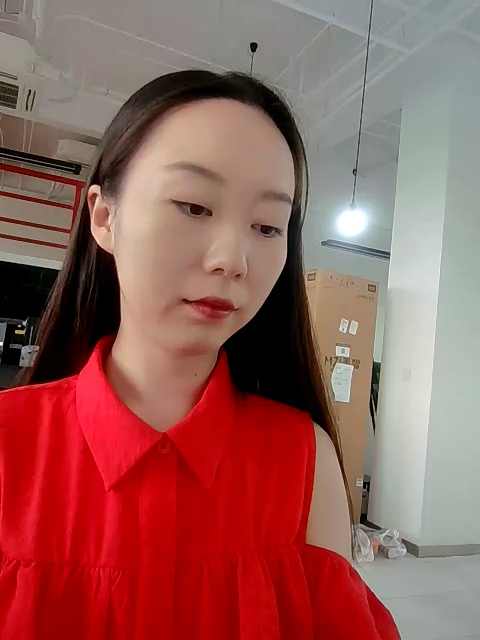
#> input picture real_face.jpg, 480 x 640 px
$ python test_liv.py   (older library calls are emulated)
#> lines starting #> are read from the running program, lines starting #| are printed output that depends on the picture
### models/anti_spoofing.py
import os
import cv2
import numpy as np

class LivenessDetector:
    def __init__(self):
        self.model_path = os.path.join(os.path.dirname(__file__), 'weights', 'MiniFASNetV2.onnx')
        self.session = None
        self.enabled = False

        try:
            import onnxruntime
            if os.path.exists(self.model_path):
                options = onnxruntime.SessionOptions()
                options.log_severity_level = 3
                self.session = onnxruntime.InferenceSession(self.model_path, options)
                self.enabled = True
                print("[INFO] Anti-Spoofing ONNX Model Loaded Successfully.")
            else:
                print(f"[WARNING] Anti-Spoofing ONNX model not found at {self.model_path}. Liveness check will be bypassed.")
        except ImportError:
            print("[WARNING] onnxruntime not installed. Liveness check bypassed.")
        except Exception as e:
            print(f"[ERROR] Failed to load Liveness model: {e}")

    def check_liveness(self, img_path):
        """
        Returns:
            is_real (bool): True if Real or if model bypassed, False if Spoof.
            score (float): Confidence score (0.0 to 1.0).
        """
        if not self.enabled:
            return True, 1.0  # Bypass if model is not set up

        try:
            img = cv2.imread(img_path)
            if img is None:
                return False, 0.0

            # MiniFASNet expects a wider context around the face (scale ~2.7x)
            face_cascade = cv2.CascadeClassifier(cv2.data.haarcascades + 'haarcascade_frontalface_default.xml')
            gray = cv2.cvtColor(img, cv2.COLOR_BGR2GRAY)
            faces = face_cascade.detectMultiScale(gray, 1.1, 4)
            if len(faces) == 0:
                print("[WARNING] No face detected by Haar Cascade. Cannot perform liveness check.")
                return "TooClose", 0.0

            # Sort faces by size (largest first) so we don't accidentally check a background face
            faces = sorted(faces, key=lambda f: f[2] * f[3], reverse=True)
            x, y, w, h = faces[0]

            # SECURITY FIX: MiniFASNet requires a 2.7x context window to see phone edges.
            # If the face is too large, the context window falls outside the camera frame,
            # and the model will falsely pass a fake image as real!
            # Max safe width is around 40-45% of the image.
            if w > img.shape[1] * 0.45:
                print(f"[WARNING] Face too close! (Width: {w}px). Context lost. Requesting step back.")
                return "TooClose", 0.0

            cx, cy = x + w / 2, y + h / 2
            scale = 2.7
            new_w, new_h = w * scale, h * scale

            x1 = max(0, int(cx - new_w / 2))
            y1 = max(0, int(cy - new_h / 2))
            x2 = min(img.shape[1], int(cx + new_w / 2))
            y2 = min(img.shape[0], int(cy + new_h / 2))
            img = img[y1:y2, x1:x2]

            input_name = self.session.get_inputs()[0].name
            input_shape = self.session.get_inputs()[0].shape

            height, width = input_shape[2], input_shape[3]

            resized_img = cv2.resize(img, (width, height))
            input_data = resized_img.astype(np.float32) # Model expects 0-255 BGR raw pixels!
            input_data = np.transpose(input_data, (2, 0, 1)) # HWC to CHW
            input_data = np.expand_dims(input_data, axis=0)  # Add batch dimension

            output_name = self.session.get_outputs()[0].name
            result = self.session.run([output_name], {input_name: input_data})[0]

            exp_res = np.exp(result[0])
            probs = exp_res / np.sum(exp_res)

            if len(probs) == 3:
                real_score = float(probs[1]) # Class 0: Print, Class 1: Real Face, Class 2: Replay
            elif len(probs) == 2:
                real_score = float(probs[1])
            else:
                real_score = float(probs[0])

            is_real = real_score > 0.80

            # === DUAL-ENGINE: HEURISTIC CHECK ===
            try:
                gray_crop = cv2.cvtColor(img, cv2.COLOR_BGR2GRAY)
                laplacian_var = cv2.Laplacian(gray_crop, cv2.CV_64F).var()

                hsv_crop = cv2.cvtColor(img, cv2.COLOR_BGR2HSV)
                sat_mean = hsv_crop[:,:,1].mean()

                print(f"[DEBUG] Anti-Spoof Heuristics -> Sharpness: {laplacian_var:.1f}, Saturation: {sat_mean:.1f}")

                # Balanced relaxed thresholds to allow real faces in average lighting
                is_heuristic_fake = False
                if laplacian_var < 60.0 or sat_mean < 20.0:
                    is_heuristic_fake = True

                if is_real and is_heuristic_fake:
                    print(f"[WARNING] Heuristic Engine VETOED AI Model! (Forced Fake). Score was {real_score:.3f}")
                    is_real = False
                    real_score = 0.0
            except Exception as e:
                print(f"[WARNING] Heuristic engine failed: {e}")

            return is_real, real_score

        except Exception as e:
            print(f"[ERROR] Liveness Check failed during inference: {e}")
            return True, 1.0 # Fail-safe

liveness_detector = LivenessDetector()

### test_liv.py
import cv2
import numpy as np
from models.anti_spoofing import liveness_detector

real_img = "real_face.jpg"
fake_img = "fake_print.jpg"

def test_image(img_path):
#> called with img_path = 'real_face.jpg'
    print(f"\n--- Testing {img_path} ---")
    img = cv2.imread(img_path)
#> img is the input picture: shape (640, 480, 3); mean B, G, R 88.5, 93.9, 149.4
    if img is None:
        print("Image not found!")
        return

    # Haar Cascade logic to see bounding box
    face_cascade = cv2.CascadeClassifier(cv2.data.haarcascades + 'haarcascade_frontalface_default.xml')
    gray = cv2.cvtColor(img, cv2.COLOR_BGR2GRAY)
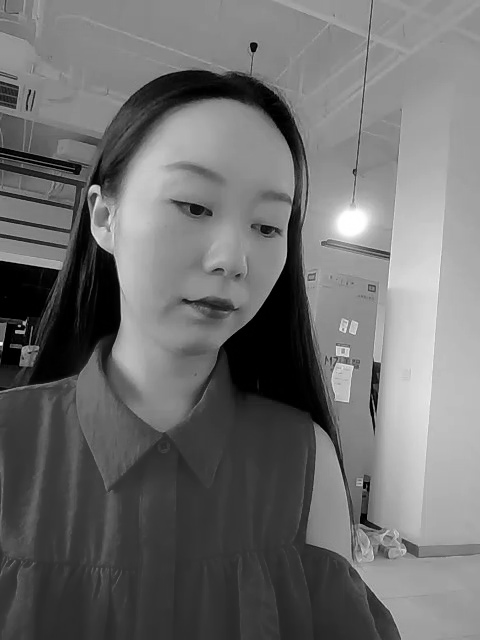
#> gray: shape (640, 480); min 0, max 255, mean 109.9
    faces = face_cascade.detectMultiScale(gray, 1.1, 4)
#> faces = [[105, 130, 224, 224]]

    if len(faces) == 0:
        print("[Haar] No face detected.")
        return

    x, y, w, h = faces[0]
#> x = 105; y = 130; w = 224; h = 224
    print(f"[Haar] Face found: w={w}, img_width={img.shape[1]}, ratio={w/img.shape[1]:.2f}")
#| [Haar] Face found: w=224, img_width=480, ratio=0.47

    # Run the exact liveness detector logic
    is_real, score = liveness_detector.check_liveness(img_path)
    print(f"[Result] is_real: {is_real}, score: {score}")

test_image(real_img)
test_image(fake_img)
#> call 2 of test_image, with img_path = 'fake_print.jpg'
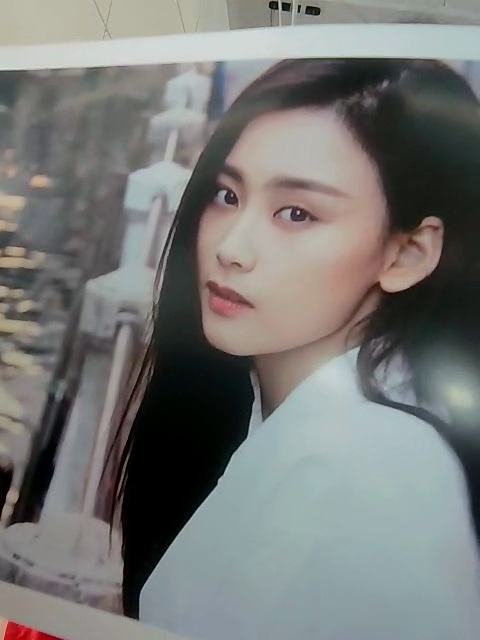
#> input picture fake_print.jpg, 480 x 640 px
#> in test_image, img is the input picture: shape (640, 480, 3); mean B, G, R 118.6, 120.6, 119.5
#> in test_image (call 2), `gray = cv2.cvtColor(img, cv2.COLOR_BGR2GRAY)`:
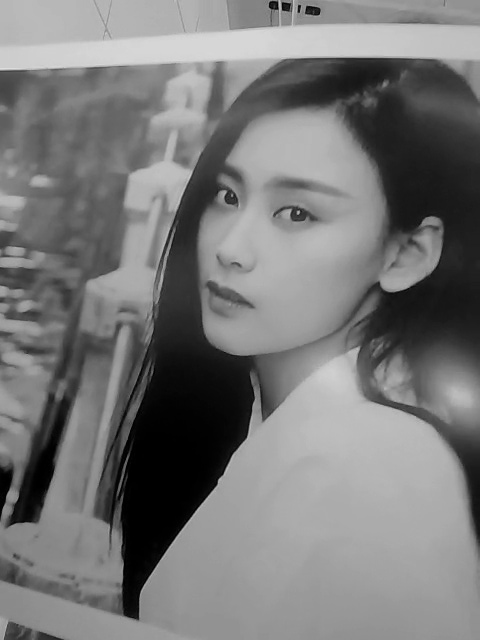
#> gray: shape (640, 480); min 0, max 222, mean 120
#> in test_image (call 2), `faces = face_cascade.detectMultiScale(gray, 1.1, 4)`: faces = [[143, 107, 247, 247]]
#> in test_image (call 2), `x, y, w, h = faces[0]`: x = 143; y = 107; w = 247
#| [Haar] Face found: w=247, img_width=480, ratio=0.51
